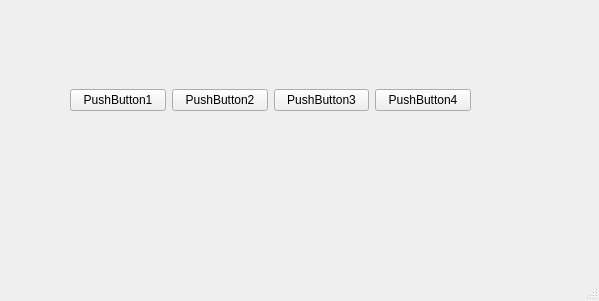
<?xml version="1.0" encoding="UTF-8"?>
<ui version="4.0">
 <class>MainWindow</class>
 <widget class="QMainWindow" name="MainWindow">
  <property name="geometry">
   <rect>
    <x>0</x>
    <y>0</y>
    <width>599</width>
    <height>301</height>
   </rect>
  </property>
  <property name="windowTitle">
   <string>MainWindow</string>
  </property>
  <widget class="QWidget" name="centralwidget">
   <widget class="QWidget" name="horizontalLayoutWidget">
    <property name="geometry">
     <rect>
      <x>70</x>
      <y>60</y>
      <width>401</width>
      <height>80</height>
     </rect>
    </property>
    <layout class="QHBoxLayout" name="horizontalLayout">
     <item>
      <widget class="QPushButton" name="pushButton">
       <property name="text">
        <string>PushButton1</string>
       </property>
      </widget>
     </item>
     <item>
      <widget class="QPushButton" name="pushButton_2">
       <property name="text">
        <string>PushButton2</string>
       </property>
      </widget>
     </item>
     <item>
      <widget class="QPushButton" name="pushButton_3">
       <property name="text">
        <string>PushButton3</string>
       </property>
      </widget>
     </item>
     <item>
      <widget class="QPushButton" name="pushButton_4">
       <property name="text">
        <string>PushButton4</string>
       </property>
      </widget>
     </item>
    </layout>
   </widget>
  </widget>
  <widget class="QMenuBar" name="menubar">
   <property name="geometry">
    <rect>
     <x>0</x>
     <y>0</y>
     <width>599</width>
     <height>23</height>
    </rect>
   </property>
  </widget>
  <widget class="QStatusBar" name="statusbar"/>
 </widget>
 <resources/>
 <connections/>
</ui>
